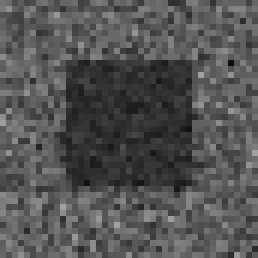
%> input picture ps2_octave/input/pair0-L.png, 43 x 43 px, shrunk from 128 x 128 before the run (shown 6 times larger)
$ octave ps2.m   (GNU Octave 9; MATLAB toolbox functions it lacks are replaced by stand-ins)
%> lines starting %> are read from the running program, lines starting %| are printed output that depends on the picture; in (x1, y1, x2, y2) boxes, pixels count from 0 and x2, y2 are one past the last pixel; in counts of white or black regions, pixels touching at a corner belong together; the program's own positions count from 1
### ps2_octave/disparity_ssd.m
function D = disparity_ssd(L, R, varargin)
    % Compute disparity map D(y, x) such that: L(y, x) = R(y, x + D(y, x))
    %
    % L: Grayscale left image
    % R: Grayscale right image, same size as L
    % D: Output disparity map, same size as L, R

    % TODO: Your code here
    p = inputParser;
    p.addParameter('WindowSize', 15, @isnumeric);
    p.addParameter('MaxDisparity', 16, @isnumeric);

    p.parse(varargin{:});

    w = p.Results.WindowSize;
    maxd = p.Results.MaxDisparity;

    if (size(L) ~= size(R))
    	error('The sizes of L and R are not the same');
	    return
	end
	if (mod(w, 2)) == 0
		error('Window size is not odd');
	end

    half_w = (w - 1) / 2;

	L = padarray(L, [half_w half_w], 'symmetric');
	R = padarray(R, [half_w half_w], 'symmetric');

    D = zeros(size(L));

    for r = 1 + half_w : size(L, 1) - half_w
    	if (mod(r, 10) == 0)
    		fprintf('%d/%d ...\n', r, size(L, 1));
    	end
    	for c =  1 + half_w : size(L, 2) - half_w
    		r_begin = r - half_w;
	        r_end = r + half_w;
	        c_begin = c - half_w;
	        c_end = c + half_w;

    		tpl = L(r_begin : r_end, c_begin : c_end);
    		[ssd, d] = find_best_match_in_strip(tpl, R(r_begin : r_end, :), c, maxd);
    		D(r, c) = d;
    	end
    end

    D = D(half_w + 1 : size(D, 1) - half_w, half_w + 1 : size(D, 2) - half_w);

end

% [24 lines left out: function find_best_match_in_strip, not called in this run]

function ssd = sum_squared_differences(tpl, x)
	ssd = sum((tpl(:) - x(:)).^2);
endfunction

### ps2_octave/disparity_ncorr.m
function D = disparity_ncorr(L, R, varargin)
    % Compute disparity map D(y, x) such that: L(y, x) = R(y, x + D(y, x))
    %
    % L: Grayscale left image
    % R: Grayscale right image, same size as L
    % D: Output disparity map, same size as L, R

    % TODO: Your code here
    p = inputParser;
    p.addParameter('WindowSize', 15, @isnumeric);
    p.addParameter('MaxDisparity', 16, @isnumeric);

    p.parse(varargin{:});

    w = p.Results.WindowSize;
    maxd = p.Results.MaxDisparity;

    if (size(L) ~= size(R))
        error('The sizes of L and R are not the same');
        return
    end
    if (mod(w, 2)) == 0
	   error('Window size is not odd');
    end

    half_w  = (w - 1) / 2;

    L = padarray(L, [half_w half_w], 'symmetric');
    R = padarray(R, [half_w half_w], 'symmetric');

    D = zeros(size(L));

    for r = 1 + half_w : size(L, 1) - half_w
        if (mod(r, 10) == 0)
            fprintf('%d/%d ...\n', r, size(L, 1));
        end
        for c =  1 + half_w : size(L, 2) - half_w
            tpl_r_begin = r - half_w;
            tpl_r_end = r + half_w;
            tpl_c_begin = c - half_w;
            tpl_c_end = c + half_w;

            tpl = L(tpl_r_begin : tpl_r_end, tpl_c_begin : tpl_c_end);

            strip_c_begin = c - maxd;
            strip_c_end = c + maxd;

            if (strip_c_begin < 1) % ouf of boundary
                strip_c_begin = 1;
            end
            if (strip_c_end > size(R, 2))
                strip_c_end = size(R, 2);
            end

            ncorr = normxcorr2(tpl, R(tpl_r_begin : tpl_r_end, strip_c_begin : strip_c_end));
            [y_peak, x_peak] = find(ncorr == max(ncorr(:)));
            if (length(x_peak) > 1)
                x_peak = min(abs(x_peak - c));
            end
            c_r = (x_peak - half_w) + (strip_c_begin - 1); % (y_peak, x_peak) is the right-bottom corner of the patch
            D(r, c) = c_r - c;
        end
    end

    D = D(half_w + 1 : size(D, 1) - half_w, half_w + 1 : size(D, 2) - half_w);
end

### ps2_octave/ps2.m
% ps2
pkg load image;  % Octave only


%% 1-a
% Read images
L = im2double(imread(fullfile('input', 'pair0-L.png')));
%> L: size 43x43 double; min 0.0471, max 0.631, mean 0.327
R = im2double(imread(fullfile('input', 'pair0-R.png')));
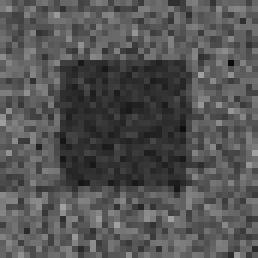
%> input picture ps2_octave/input/pair0-R.png, 43 x 43 px, shrunk from 128 x 128 before the run (shown 6 times larger)
%> R: size 43x43 double; min 0.0471, max 0.631, mean 0.327; mean of the top-left, top-right, bottom-left and bottom-right quarters 0.324, 0.327, 0.332, 0.326

% Compute disparity
D_L = disparity_ssd(L, R);
%> after the loop in disparity_ssd, `for r = 1 + half_w : size(L, 1) - half_w`:
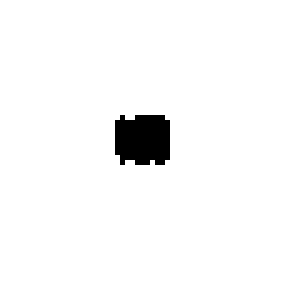
%> D: size 57x57 double (shown 5 times larger); values -1 (black) and 0 (white), 96.9% white; 1 black region, box (x1, y1, x2, y2) and area: (23, 23, 34, 33) 100
%> in disparity_ssd, `D = D(half_w + 1 : size(D, 1) - half_w, half_w + 1 : size(D, 2) - half..`: D: size 43x43 double; values -1 (black) and 0 (white), 94.6% white; 1 black region, box (x1, y1, x2, y2) and area: (16, 16, 27, 26) 100
D_R = disparity_ssd(R, L);
%> after the loop in disparity_ssd (call 2), `for r = 1 + half_w : size(L, 1) - half_w`: D: size 57x57 double; values 0 (black) and 1 (white), 3.1% white; 1 white region, box (x1, y1, x2, y2) and area: (22, 23, 33, 33) 100
%> in disparity_ssd (call 2), `D = D(half_w + 1 : size(D, 1) - half_w, half_w + 1 : size(D, 2) - half..`: D: size 43x43 double; values 0 (black) and 1 (white), 5.4% white; 1 white region, box (x1, y1, x2, y2) and area: (15, 16, 26, 26) 100

% TODO: Save output images (D_L as output/ps2-1-a-2a-1.png and D_R as output/ps2-1-a-2.png)
% Note: They may need to be scaled/shifted before saving to show results properly
imwrite(mat2gray(abs(D_L)), fullfile('output', 'ps2-1-a-1.png'));
imwrite(mat2gray(abs(D_R)), fullfile('output', 'ps2-1-a-2.png'));


%% 2-a
L = im2double(rgb2gray(imread(fullfile('input', 'tsukuba-L.png'))));
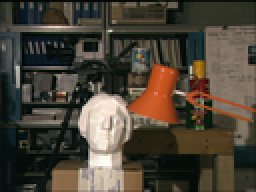
%> input picture ps2_octave/input/tsukuba-L.png, 128 x 96 px, shrunk from 384 x 288 before the run (shown 2 times larger)
%> L: size 96x128 double; min 0.00392, max 0.996, mean 0.268
R = im2double(rgb2gray(imread(fullfile('input', 'tsukuba-R.png'))));
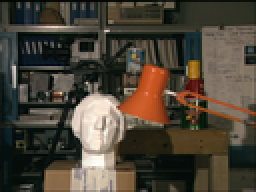
%> input picture ps2_octave/input/tsukuba-R.png, 128 x 96 px, shrunk from 384 x 288 before the run (shown 2 times larger)
%> R: size 96x128 double; min 0.00392, max 1, mean 0.27

% tic;
% D_L = disparity_ssd(L, R, 'MaxDisparity', 20, 'WindowSize', 13);
% toc;
% imwrite(mat2gray(abs(D_L)), fullfile('output', 'ps2-2-a-1.png'));

%% 3-a
% [7 lines of commented-out code are left out]

%% 4-a

tic;
D_L = disparity_ncorr(L, R, 'MaxDisparity', 20, 'WindowSize', 13);
%> in disparity_ncorr, `R = padarray(R, [half_w half_w], 'symmetric');`:
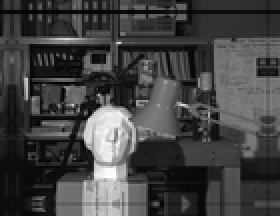
%> R: size 108x140 double (shown 2 times larger); min 0.00392, max 1, mean 0.26
%> after the loop in disparity_ncorr, `for r = 1 + half_w : size(L, 1) - half_w`:
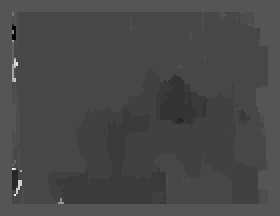
%> D: size 108x140 double (shown 2 times larger); min -13, max 26, mean -1.9; drawn with min black and max white
toc;
imwrite(mat2gray(abs(D_L)), fullfile('output', 'ps2-4-a-1.png'));
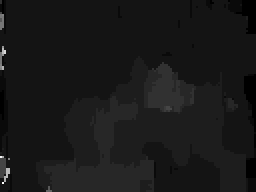
%> saved as ps2-4-a-1.png: size 96x128 uint8 (shown 2 times larger); min 0, max 255, mean 24.4

%% 4-b
% tic;
% D_L = disparity_ncorr(L_noised, R, 'MaxDisparity', 20, 'WindowSize', 13);
% toc;
% imwrite(mat2gray(abs(D_L)), fullfile('output', 'ps2-4-b-1.png'));
